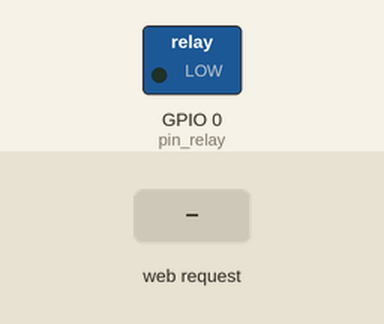
The sketch below on a simulated ESP8266 (NodeMCU). Parts: switched loads named in the sketch (green lamp = pin HIGH). Inputs (shaded band) come from the test bench. WiFi joins after 1.5 s; servers stay silent unless stated; what the sketch prints to the serial monitor is not drawn.

Above: at 2.7 s.
2.8 s: HTTP request GET /pin_relay=OFF received
At 3.9 s:
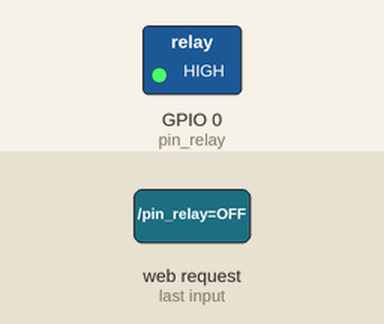
4.3 s: HTTP request GET /pin_relay=ON received
At 5.0 s:
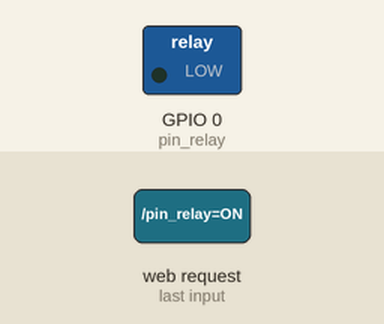
Timing chart, 0 to 7.3 s (numbered marks = the images above; inputs shaded):
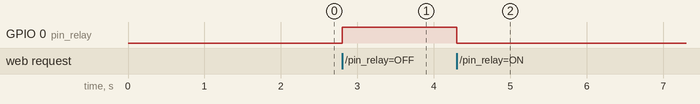

The sketch:

air_switch_v1.0_final.ino
```cpp
//www.nyebarilmu.com

#include <ESP8266WiFi.h>

const char* ssid = "SMK BP OFFICE 2"; // Isi dengan nama wifi anad
const char* password = "jagalahhati"; //wifi password nya
WiFiServer server(80);

#define pin_relay 0 // pin relaya pada GPIO0

IPAddress ip;

void setup()
{
  Serial.begin(115200); //baud komunikasi

  pinMode(pin_relay,OUTPUT); //didefinisikan sebagai output
  digitalWrite(pin_relay, LOW); //nilai awalnya low = tidak aktif

  //Memulai menghubungkan ke wifi
  Serial.println();
  Serial.println();
  Serial.print("Menghubungkan dengan wifi...");
  Serial.println(ssid);

 //prosedur koneksi ke wifi yang dijadikan target dan password
  WiFi.begin(ssid, password);

  while (WiFi.status() != WL_CONNECTED)
  {
    delay(500);
    Serial.print("."); //..........
  }
  Serial.println("");
  Serial.println("terhubung ke WiFi Anda");
  server.begin();
  Serial.println("Siap digunakan");

  //menampilkan alamat IP address
  Serial.print("Gunakan IP ini sebagai kendali Relay : ");
  Serial.print("https://192.168.0.100/"); //ketikan di browser hp atau komputer
  Serial.print(WiFi.localIP());
  Serial.println("/");

}

void loop()
{
  //cek kondisi jika terhubung dengan module
  WiFiClient client = server.available();
  if (!client)
  {
    return;
  }

  // menunggu sampai module relay programming kirim data
  Serial.println("Client Baru");
  while(!client.available())
  {
    delay(1);
  }

  String request = client.readStringUntil('\r');
  Serial.println(request);
  client.flush();

  // Mencocokan permintaan awal
  int value = LOW;
  if (request.indexOf("/pin_relay=ON") != -1)
  {
    Serial.println("Kondisi_Relay=ON");
    digitalWrite(pin_relay,LOW);
    value = LOW;
  }
  if (request.indexOf("/pin_relay=OFF") != -1)
  {
    Serial.println("Kondisi_Relay=OFF");
    digitalWrite(pin_relay,HIGH);
    value = HIGH;
  }

  client.println("HTTP/1.1 200 OK");
  client.println("Content-Type: text/html");
  client.println(""); //  this is a must

  client.println("<!DOCTYPE html>");
  client.println("<html lang='en'>");
  client.println("<head>");
  client.println("<meta charset='utf-8'>");
  client.println("<meta name='viewport' content='width=device-width, initial-scale=1.0'>");
  client.println("<link href='https://cdn.jsdelivr.net/npm/bootstrap@5.0.1/dist/css/bootstrap.min.css' rel='stylesheet' integrity='sha384-+0n0xVW2eSR5OomGNYDnhzAbDsOXxcvSN1TPprVMTNDbiYZCxYbOOl7+AMvyTG2x' crossorigin='anonymous'>");
  client.println("<title>Air Switch</title>");
  client.println("</head>");
  client.println("<body class='bg-dark mt-3 d-flex h-100'>");
  client.println("<div class='container d-flex h-100'>");
  client.println("<div class='container mt-3 justify-content-center align-self-center'>");
  client.println("<div class='row'>");
  client.println("<div class='col-12 text-white text-center'>");
  client.println("<h1>Selamat Datang</h1>");
  client.println("<p>Ini adalah Dashboard <b>Air Switch v1.0</b></p>");
  client.println("</div>");
  client.println("</div>");
  client.println("<hr class='text-white'>");
  client.println("<div class='row text-white text-center justify-content-center'>");
  client.println("<div class='col-auto border rounded m-1 shadow'>");
  client.println("<h3 class='p-1 pt-2'>Status : <span class='badge bg-info'>");
  if(value == HIGH)
  {
    client.print("OFF");
  }
  else
  {
    client.print("ON");
  }
  client.println("</span> </h3>");
  client.println("</div>");
  client.println("</div>");
  client.println("<div class='row justify-content-center text-center m-3'>");
  client.println("<div class='col'>");
  client.println("<button class='btn btn-lg rounded-pill btn-outline-light bg-success shadow btn-block w-25'><b> <a class='text-white' href=\"/pin_relay=ON\">ON</a> </b></button>");
  client.println("</div>");
  client.println("</div>");
  client.println("<div class='row justify-content-center text-center m-3'>");
  client.println("<div class='col'>");
  client.println("<button class='btn btn-lg rounded-pill btn-outline-light bg-danger shadow btn-block w-25'><b> <a class='text-white' href=\"/pin_relay=OFF\">OFF</a> </b></button>");
  client.println("</div>");
  client.println("</div>");
  client.println("<hr class='text-white'>");
  client.println("<div class='row'>");
  client.println("<div class='col'>");
  client.println("<footer class='text-center text-white tex'>");
  ip = WiFi.localIP();
  client.println("<span class='badge bg-secondary'>IP Address : ");
  client.println(ip);
  client.println("</span><br>");
  client.println("<small><b>Masipnu</b> Official<br>&copy; 2021</small>");
  client.println("</footer>");
  client.println("</div>");
  client.println("</div>");
  client.println("</div>");
  client.println("</div>");
  client.println("<script src='https://cdn.jsdelivr.net/npm/bootstrap@5.0.1/dist/js/bootstrap.bundle.min.js' integrity='sha384-gtEjrD/SeCtmISkJkNUaaKMoLD0//ElJ19smozuHV6z3Iehds+3Ulb9Bn9Plx0x4' crossorigin='anonymous'></script>");
  client.println("</body>");
  client.println("</html>");

  delay(1);
  Serial.println("Client disonnected");
  Serial.println("");
}
```

Measured:
- after the input at 2.8 s, GPIO 0 (pin_relay): LOW → HIGH at once
- after the input at 4.3 s, GPIO 0 (pin_relay): HIGH → LOW at once
